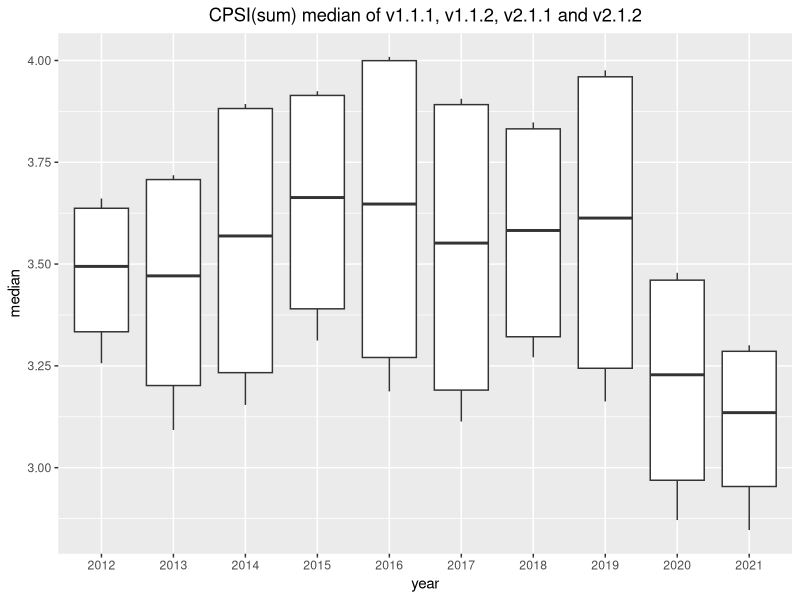
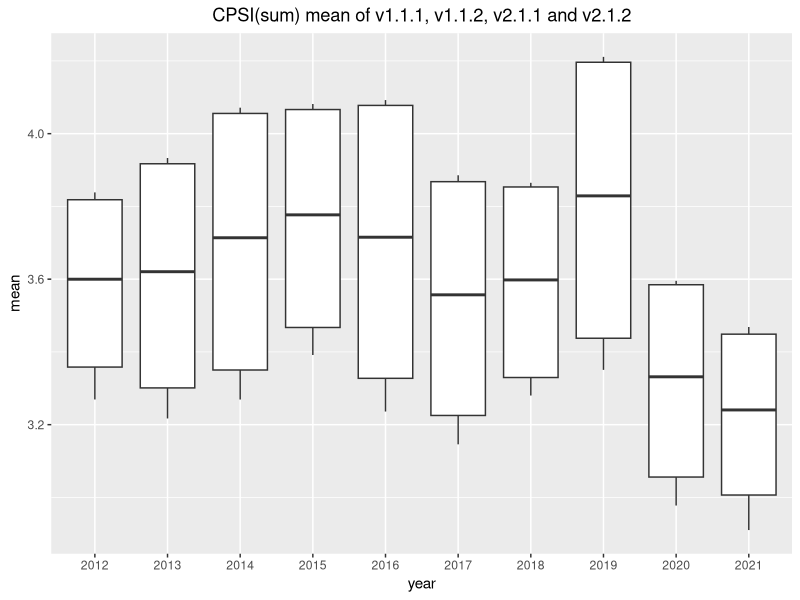

Reproduce these figures in R, in order.
CPSIdata <- read.csv("CPSI_data.csv", header=TRUE, stringsAsFactors = FALSE)
CPSIdata$CPSI_total = CPSIdata$CPSI_verse+CPSIdata$CPSI_chorus
#CPSIdata$year <- as.factor(CPSIdata$year)
View(CPSIdata)

##anova test
library(dplyr)
##verse
top20v111data = filter(CPSIdata, version=="top20v111")
aov111 <- aov(CPSI_verse~year,top20v111data)
top20v112data = filter(CPSIdata, version=="top20v112")
aov112 <- aov(CPSI_verse~year,top20v112data)
top20v121data = filter(CPSIdata, version=="top20v121")
aov121 <- aov(CPSI_verse~year,top20v121data)
top20v122data = filter(CPSIdata, version=="top20v122")
aov122 <- aov(CPSI_verse~year,top20v122data)
top20v131data = filter(CPSIdata, version=="top20v131")
aov131 <- aov(CPSI_verse~year,top20v131data)
top20v132data = filter(CPSIdata, version=="top20v132")
aov132 <- aov(CPSI_verse~year,top20v132data)
top20v211data = filter(CPSIdata, version=="top20v211")
aov211 <- aov(CPSI_verse~year,top20v211data)
top20v212data = filter(CPSIdata, version=="top20v212")
aov212 <- aov(CPSI_verse~year,top20v212data)
top20v221data = filter(CPSIdata, version=="top20v221")
aov221 <- aov(CPSI_verse~year,top20v221data)
top20v222data = filter(CPSIdata, version=="top20v222")
aov222 <- aov(CPSI_verse~year,top20v222data)
top20v231data = filter(CPSIdata, version=="top20v231")
aov231 <- aov(CPSI_verse~year,top20v231data)
top20v232data = filter(CPSIdata, version=="top20v232")
aov232 <- aov(CPSI_verse~year,top20v232data)
summary(aov111)#0.00282 **
summary(aov112)#0.0557 .
summary(aov121)#0.00298 **
summary(aov122)#0.0145 *
summary(aov131)#0.00186 **
summary(aov132)#0.467
summary(aov211)#0.00327 **
summary(aov212)#0.0562 .
summary(aov221)#0.00271 **
summary(aov222)#0.0147 *
summary(aov231)#0.00219 **
summary(aov232)#0.565
##chorus
top20v111data = filter(CPSIdata, version=="top20v111")
aov111 <- aov(CPSI_chorus~year,top20v111data)
top20v112data = filter(CPSIdata, version=="top20v112")
aov112 <- aov(CPSI_chorus~year,top20v112data)
top20v121data = filter(CPSIdata, version=="top20v121")
aov121 <- aov(CPSI_chorus~year,top20v121data)
top20v122data = filter(CPSIdata, version=="top20v122")
aov122 <- aov(CPSI_chorus~year,top20v122data)
top20v131data = filter(CPSIdata, version=="top20v131")
aov131 <- aov(CPSI_chorus~year,top20v131data)
top20v132data = filter(CPSIdata, version=="top20v132")
aov132 <- aov(CPSI_chorus~year,top20v132data)
top20v211data = filter(CPSIdata, version=="top20v211")
aov211 <- aov(CPSI_chorus~year,top20v211data)
top20v212data = filter(CPSIdata, version=="top20v212")
aov212 <- aov(CPSI_chorus~year,top20v212data)
top20v221data = filter(CPSIdata, version=="top20v221")
aov221 <- aov(CPSI_chorus~year,top20v221data)
top20v222data = filter(CPSIdata, version=="top20v222")
aov222 <- aov(CPSI_chorus~year,top20v222data)
top20v231data = filter(CPSIdata, version=="top20v231")
aov231 <- aov(CPSI_chorus~year,top20v231data)
top20v232data = filter(CPSIdata, version=="top20v232")
aov232 <- aov(CPSI_chorus~year,top20v232data)
summary(aov111)#0.0141 *
summary(aov112)#0.0128 *
summary(aov121)#0.0575 .
summary(aov122)#0.204
summary(aov131)#0.873
summary(aov132)#0.519
summary(aov211)#0.0122 *
summary(aov212)#0.0113 *
summary(aov221)#0.24
summary(aov222)#0.19
summary(aov231)#0.922
summary(aov232)#0.47
##total
top20v111data = filter(CPSIdata, version=="top20v111")
aov111 <- aov(CPSI_total~year,top20v111data)
top20v112data = filter(CPSIdata, version=="top20v112")
aov112 <- aov(CPSI_total~year,top20v112data)
top20v121data = filter(CPSIdata, version=="top20v121")
aov121 <- aov(CPSI_total~year,top20v121data)
top20v122data = filter(CPSIdata, version=="top20v122")
aov122 <- aov(CPSI_total~year,top20v122data)
top20v131data = filter(CPSIdata, version=="top20v131")
aov131 <- aov(CPSI_total~year,top20v131data)
top20v132data = filter(CPSIdata, version=="top20v132")
aov132 <- aov(CPSI_total~year,top20v132data)
top20v211data = filter(CPSIdata, version=="top20v211")
aov211 <- aov(CPSI_total~year,top20v211data)
top20v212data = filter(CPSIdata, version=="top20v212")
aov212 <- aov(CPSI_total~year,top20v212data)
top20v221data = filter(CPSIdata, version=="top20v221")
aov221 <- aov(CPSI_total~year,top20v221data)
top20v222data = filter(CPSIdata, version=="top20v222")
aov222 <- aov(CPSI_total~year,top20v222data)
top20v231data = filter(CPSIdata, version=="top20v231")
aov231 <- aov(CPSI_total~year,top20v231data)
top20v232data = filter(CPSIdata, version=="top20v232")
aov232 <- aov(CPSI_total~year,top20v232data)
summary(aov111)#0.00205 **
summary(aov112)#0.014 *
summary(aov121)#0.00702 **
summary(aov122)#0.0384 *
summary(aov131)#0.0662 .
summary(aov132)#0.441
summary(aov211)#0.00191 **
summary(aov212)#0.0131 * 
summary(aov221)#0.0338 *
summary(aov222)#0.0365 *
summary(aov231)#0.0775 .
summary(aov232)#0.463

#qualified version: 111,112,211,212
qdata = filter(CPSIdata,version == "top20v111" | version == "top20v112" | 
                 version == "top20v211" | version == "top20v212")
View(qdata)


# plot
##verse data, chorus data: mean and median

versedata = aggregate(CPSIdata$CPSI_verse, 
                      by=list(CPSIdata$version,CPSIdata$year),
                      mean)
chorusdata = aggregate(CPSIdata$CPSI_chorus, 
                       by=list(CPSIdata$version,CPSIdata$year),
                       mean)
totaldata = aggregate(CPSIdata$CPSI_total, 
                      by=list(CPSIdata$version,CPSIdata$year),
                      mean)
versedata$median = aggregate(CPSIdata$CPSI_verse, 
                             by=list(CPSIdata$version,CPSIdata$year),
                             median)$x
chorusdata$median = aggregate(CPSIdata$CPSI_chorus, 
                             by=list(CPSIdata$version,CPSIdata$year),
                             median)$x
totaldata$median = aggregate(CPSIdata$CPSI_total, 
                              by=list(CPSIdata$version,CPSIdata$year),
                              median)$x
colnames(versedata) <- c("version","year","mean","median")
colnames(chorusdata) <- c("version","year","mean","median")
colnames(totaldata) <- c("version","year","mean","median")
View(versedata)

library(ggplot2)
ggplot(filter(totaldata,
              version=="top20v111"|version=="top20v112"
              |version=="top20v211"|version=="top20v212"), 
       aes(x=as.factor(year), y=median)) + 
  geom_boxplot()+
  labs(title = "CPSI(sum) median of v1.1.1, v1.1.2, v2.1.1 and v2.1.2", 
       x = "year", y = "median")+
  theme(plot.title = element_text(hjust = 0.5))

ggplot(filter(totaldata,
              version=="top20v111"|version=="top20v112"
              |version=="top20v211"|version=="top20v212"), 
       aes(x=as.factor(year), y=mean)) + 
  geom_boxplot()+
  labs(title = "CPSI(sum) mean of v1.1.1, v1.1.2, v2.1.1 and v2.1.2", 
       x = "year", y = "mean")+
  theme(plot.title = element_text(hjust = 0.5))